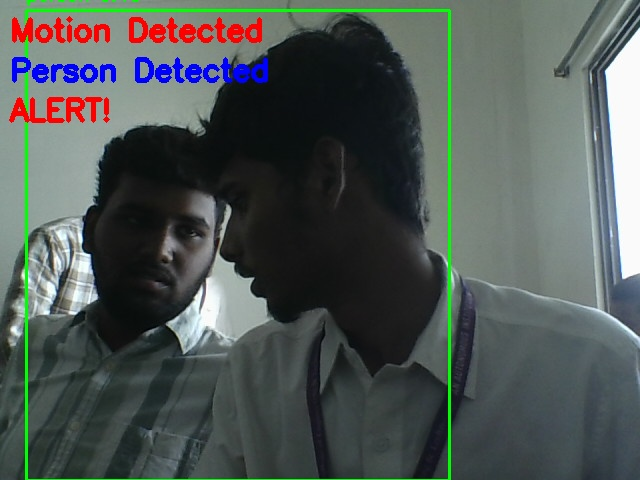
#> input picture data/captured_images/intruder_10-46-38.jpg, 640 x 480 px, given in place of the camera
$ python main.py
#> lines starting #> are read from the running program, lines starting #| are printed output that depends on the picture; after the words box and inside, x2 and y2 are one past the last pixel; in counts of white or black regions, pixels touching at a corner belong together
import cv2
import os
import time
from datetime import datetime
import winsound

# ==============================
# SETUP FOLDERS
# ==============================
save_path = "data/captured_images"
log_path = "logs/activity_log.txt"

if not os.path.exists(save_path):
    os.makedirs(save_path)

if not os.path.exists("logs"):
    os.makedirs("logs")

# ==============================
# LOGGER FUNCTION
# ==============================
def log_event(message):
    time_stamp = datetime.now().strftime("%Y-%m-%d %H:%M:%S")
    with open(log_path, "a") as file:
        file.write(f"{time_stamp} → {message}\n")

# ==============================
# FACE DETECTOR
# ==============================
face_cascade = cv2.CascadeClassifier(
    cv2.data.haarcascades + 'haarcascade_frontalface_default.xml'
)

# ==============================
# MOTION DETECTION FUNCTION
# ==============================
def detect_motion(frame1, frame2):
    gray1 = cv2.cvtColor(frame1, cv2.COLOR_BGR2GRAY)
    gray2 = cv2.cvtColor(frame2, cv2.COLOR_BGR2GRAY)

    gray1 = cv2.GaussianBlur(gray1, (5, 5), 0)
    gray2 = cv2.GaussianBlur(gray2, (5, 5), 0)

    diff = cv2.absdiff(gray1, gray2)
    _, thresh = cv2.threshold(diff, 25, 255, cv2.THRESH_BINARY)
    thresh = cv2.dilate(thresh, None, iterations=2)

    contours, _ = cv2.findContours(thresh, cv2.RETR_EXTERNAL, cv2.CHAIN_APPROX_SIMPLE)

    motion_detected = False
    max_contour = None
    max_area = 0

    for contour in contours:
        area = cv2.contourArea(contour)
        if area > 1500 and area > max_area:
            max_area = area
            max_contour = contour

    if max_contour is not None:
        motion_detected = True
        x, y, w, h = cv2.boundingRect(max_contour)

        cv2.rectangle(frame1, (x, y), (x+w, y+h), (0, 255, 0), 3)
        cv2.putText(frame1, "Moving Object", (x, y-10),
                    cv2.FONT_HERSHEY_SIMPLEX, 0.7, (0, 255, 0), 2)

    return frame1, motion_detected

# ==============================
# FACE DETECTION FUNCTION
# ==============================
def detect_face(frame):
    gray = cv2.cvtColor(frame, cv2.COLOR_BGR2GRAY)
    faces = face_cascade.detectMultiScale(gray, 1.3, 5)

    face_detected = False
    face_img = None

    for (x, y, w, h) in faces:
        face_detected = True
        face_img = gray[y:y+h, x:x+w]

        cv2.rectangle(frame, (x, y), (x+w, y+h), (255, 0, 0), 3)
        cv2.putText(frame, "Face Detected", (x, y-10),
                    cv2.FONT_HERSHEY_SIMPLEX, 0.7, (255, 0, 0), 2)

    return frame, face_detected, face_img

# ==============================
# FACE COMPARISON
# ==============================
def compare_faces(face1, face2):
    face1 = cv2.resize(face1, (100, 100))
    face2 = cv2.resize(face2, (100, 100))

    hist1 = cv2.calcHist([face1], [0], None, [256], [0, 256])
    hist2 = cv2.calcHist([face2], [0], None, [256], [0, 256])

    similarity = cv2.compareHist(hist1, hist2, cv2.HISTCMP_CORREL)
    return similarity > 0.7

# ==============================
# MAIN PROGRAM
# ==============================
cap = cv2.VideoCapture(0)

ret, frame1 = cap.read()
#> frame1 is the input picture: shape (480, 640, 3); mean B, G, R 85.1, 88.2, 79.8
ret, frame2 = cap.read()

stored_face = None
state = "Cam1"
last_capture_time = 0

print("Press 's' to switch Cam1 ↔ Cam2")
print("Press 'q' to exit")

while True:

    frame, motion = detect_motion(frame1, frame2)
#> in detect_motion, `gray1 = cv2.cvtColor(frame1, cv2.COLOR_BGR2GRAY)`:
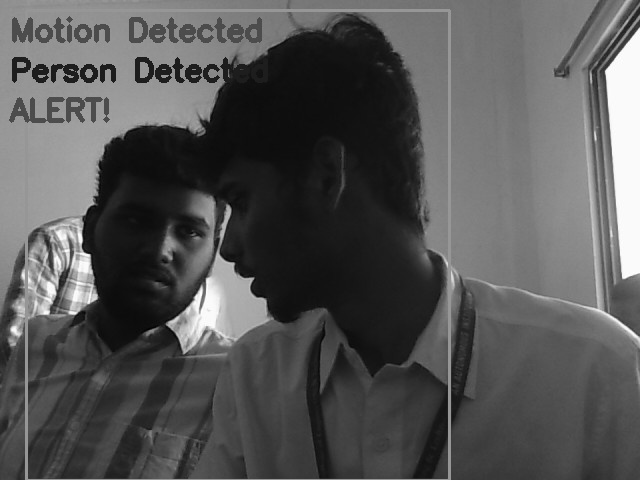
#> gray1: shape (480, 640); min 1, max 255, mean 85.3
#> in detect_motion, `diff = cv2.absdiff(gray1, gray2)`: diff: shape (480, 640); every value is 0
#> in detect_motion, `contours, _ = cv2.findContours(thresh, cv2.RETR_EXTERNAL, cv2.CHAIN_AP..`: contours = []
#> after the loop in detect_motion, `for contour in contours:`: max_area = 0
#> motion = False
    frame, face_detected, face_img = detect_face(frame)
#> in detect_face, `faces = face_cascade.detectMultiScale(gray, 1.3, 5)`: faces = ()
#> face_detected = False

    # Labels
    if motion:
        cv2.putText(frame, "Motion Detected", (10, 40),
                    cv2.FONT_HERSHEY_SIMPLEX, 1, (0, 0, 255), 3)

    if face_detected:
        cv2.putText(frame, "Human Detected", (10, 80),
                    cv2.FONT_HERSHEY_SIMPLEX, 1, (255, 0, 0), 3)

    current_time = time.time()

    # IMAGE + ALERT
    if motion and face_detected:
        cv2.putText(frame, "ALERT! INTRUDER", (10, 120),
                    cv2.FONT_HERSHEY_SIMPLEX, 1, (0, 0, 255), 3)

        if current_time - last_capture_time > 3:

            timestamp = datetime.now().strftime("%Y-%m-%d_%H-%M-%S")
            filename = f"intruder_{timestamp}.jpg"
            filepath = os.path.join(save_path, filename)

            cv2.imwrite(filepath, frame)

            print(f"[ALERT] Image saved: {filename}")
            log_event("Intruder detected and image captured")

            for i in range(3):
                winsound.Beep(1500, 300)

            last_capture_time = current_time

    # MULTI-CAMERA SIMULATION
    if face_detected and face_img is not None:

        if stored_face is None:
            stored_face = face_img
            log_event("Face stored from Cam1")

        else:
            if compare_faces(stored_face, face_img) and state == "Cam2":
                cv2.putText(frame, "PATH: Cam1 -> Cam2", (10, 160),
                            cv2.FONT_HERSHEY_SIMPLEX, 1, (0, 255, 255), 3)

                print("[TRACKING] Movement detected")
                log_event("Person moved Cam1 → Cam2")

                winsound.Beep(2000, 500)

    # Show state
    cv2.putText(frame, f"Current: {state}", (10, 200),
                cv2.FONT_HERSHEY_SIMPLEX, 1, (0, 255, 0), 2)
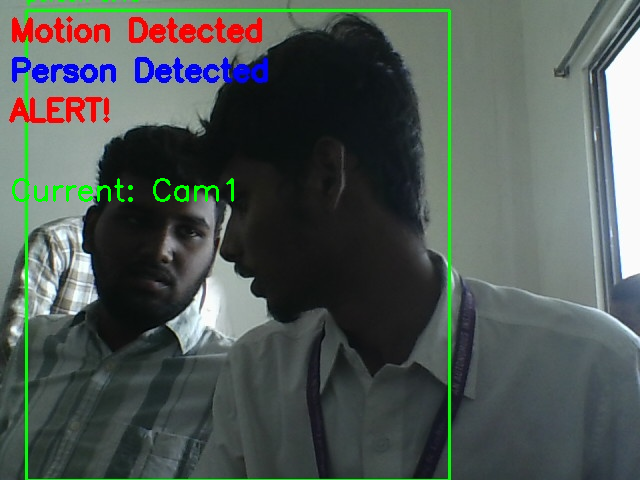
#> frame: shape (480, 640, 3); 0.45% of pixels changed, all inside (x1, y1, x2, y2) = (12, 178, 234, 202)

    cv2.imshow("Smart CCTV System", frame)

    frame1 = frame2
    ret, frame2 = cap.read()

    key = cv2.waitKey(1) & 0xFF
#> (key q is pressed here)

    if key == ord('s'):
        if state == "Cam1":
            state = "Cam2"
            log_event("Switched to Cam2")
        else:
            state = "Cam1"
            log_event("Switched to Cam1")

    elif key == ord('q'):
        break

cap.release()
cv2.destroyAllWindows()

$ run again, on data/captured_images/intruder_10-46-48.jpg
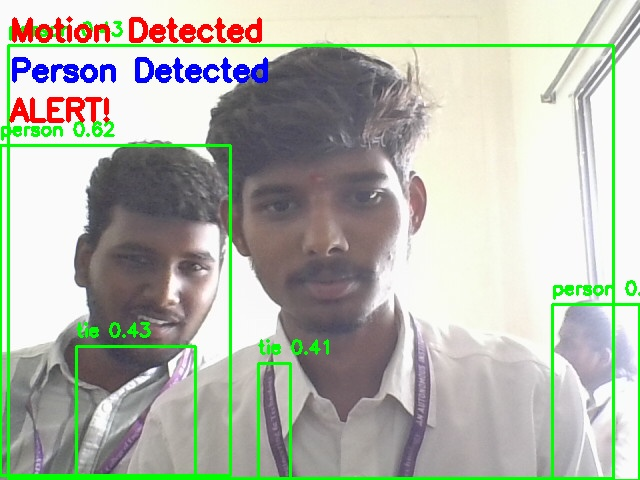
#> input picture data/captured_images/intruder_10-46-48.jpg, 640 x 480 px, given in place of the camera
#> frame1 is the input picture: shape (480, 640, 3); mean B, G, R 171.8, 183.7, 179
#> in detect_motion, `gray1 = cv2.cvtColor(frame1, cv2.COLOR_BGR2GRAY)`:
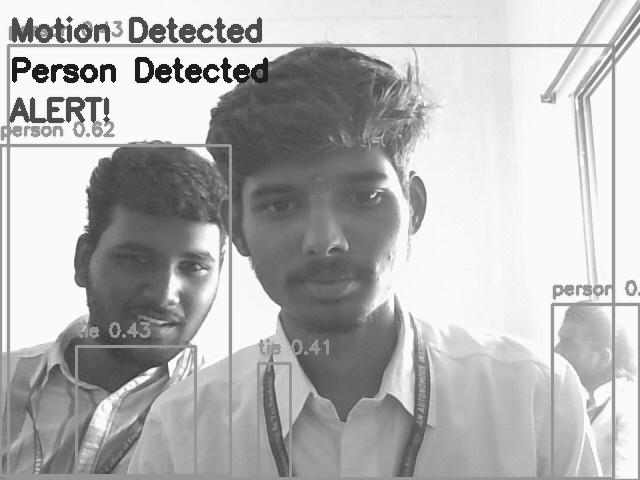
#> gray1: shape (480, 640); min 23, max 255, mean 181
#> diff: shape (480, 640); every value is 0
#> contours = []
#> after the loop in detect_motion, `for contour in contours:`: max_area = 0
#> motion = False
#> faces = ()
#> face_detected = False
#> `cv2.putText(frame, f"Current: {state}", (10, 200), cv2.FONT_HERSHEY_SI..`:
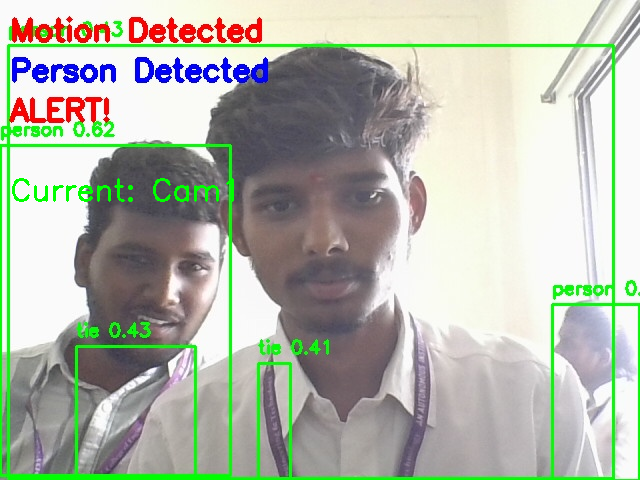
#> frame: shape (480, 640, 3); 0.45% of pixels changed, all inside (x1, y1, x2, y2) = (12, 178, 234, 202)

$ run again, on data/captured_images/intruder_10-47-03.jpg
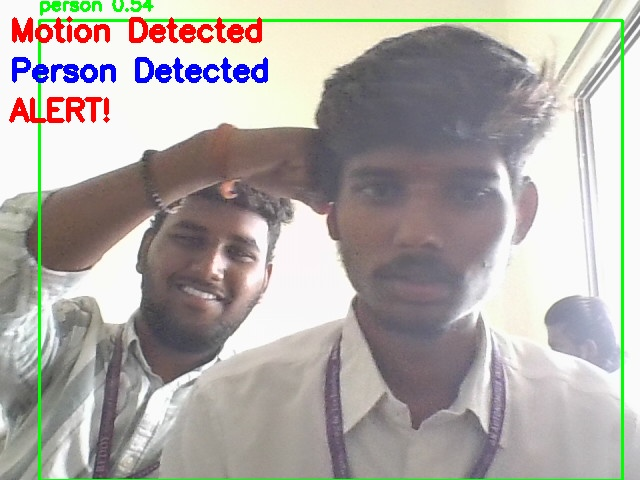
#> input picture data/captured_images/intruder_10-47-03.jpg, 640 x 480 px, given in place of the camera
#> frame1 is the input picture: shape (480, 640, 3); mean B, G, R 167, 171.3, 175.3
#> in detect_motion, `gray1 = cv2.cvtColor(frame1, cv2.COLOR_BGR2GRAY)`:
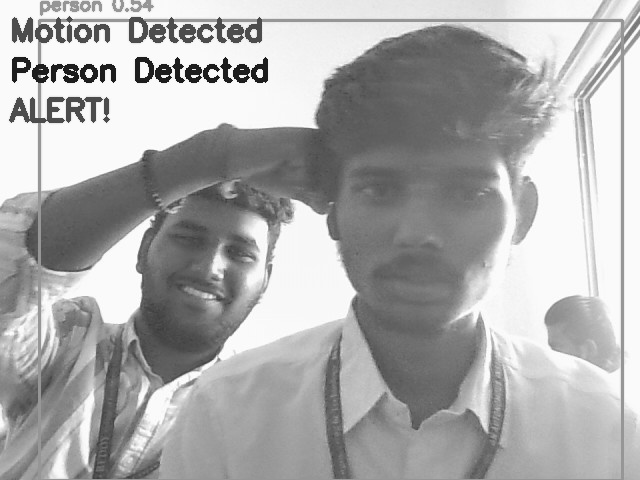
#> gray1: shape (480, 640); min 22, max 255, mean 172
#> diff: shape (480, 640); every value is 0
#> contours = []
#> after the loop in detect_motion, `for contour in contours:`: max_area = 0
#> motion = False
#> faces = ()
#> face_detected = False
#> `cv2.putText(frame, f"Current: {state}", (10, 200), cv2.FONT_HERSHEY_SI..`:
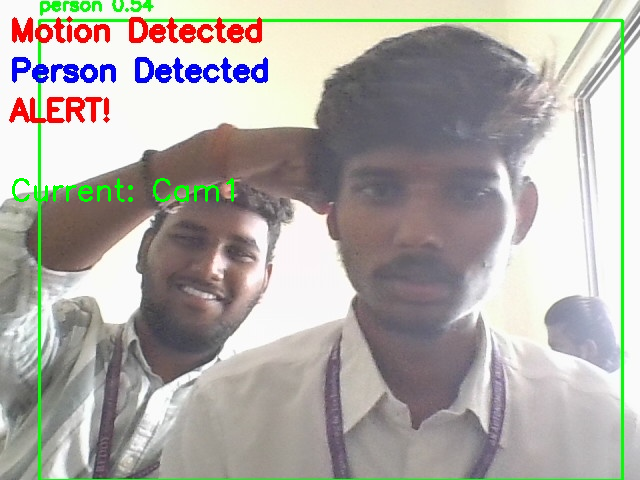
#> frame: shape (480, 640, 3); 0.45% of pixels changed, all inside (x1, y1, x2, y2) = (12, 178, 234, 202)
